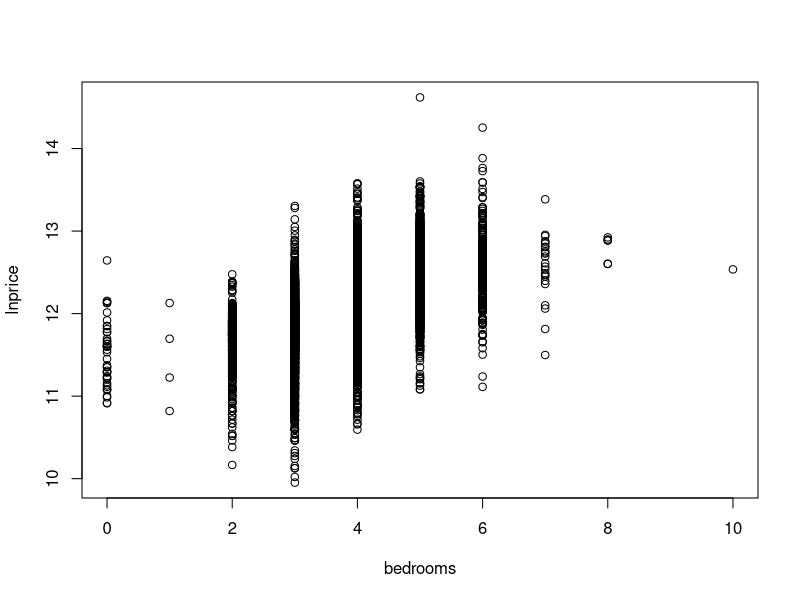
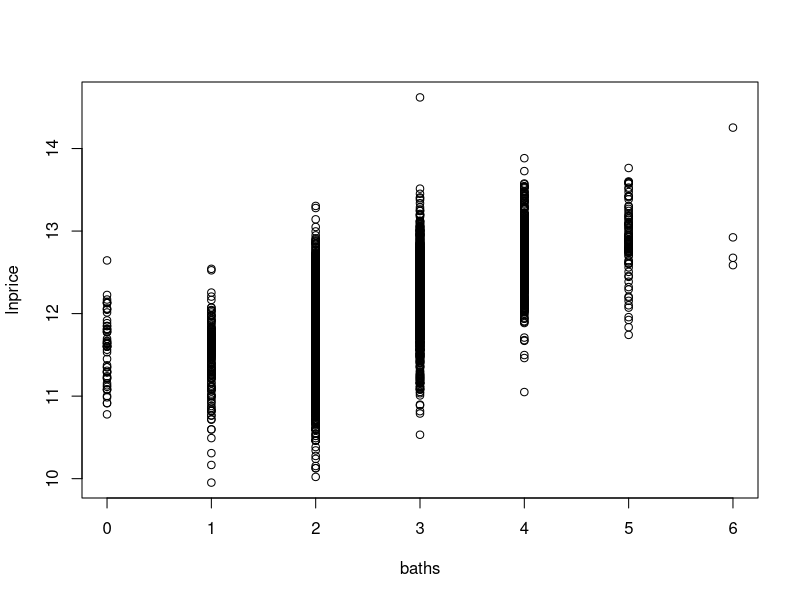
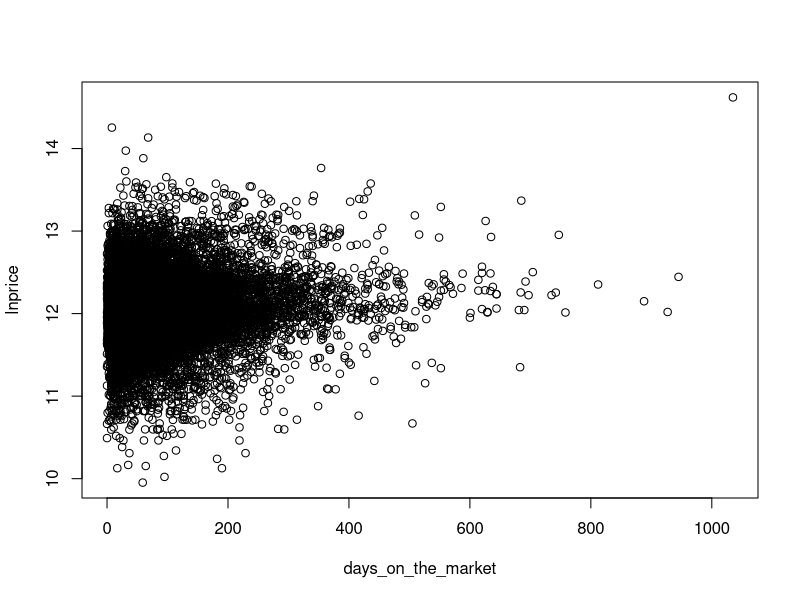
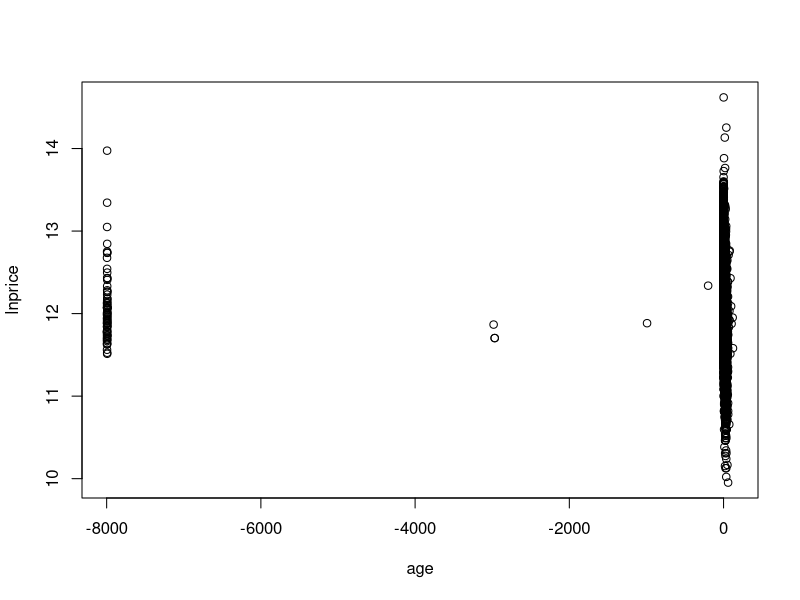
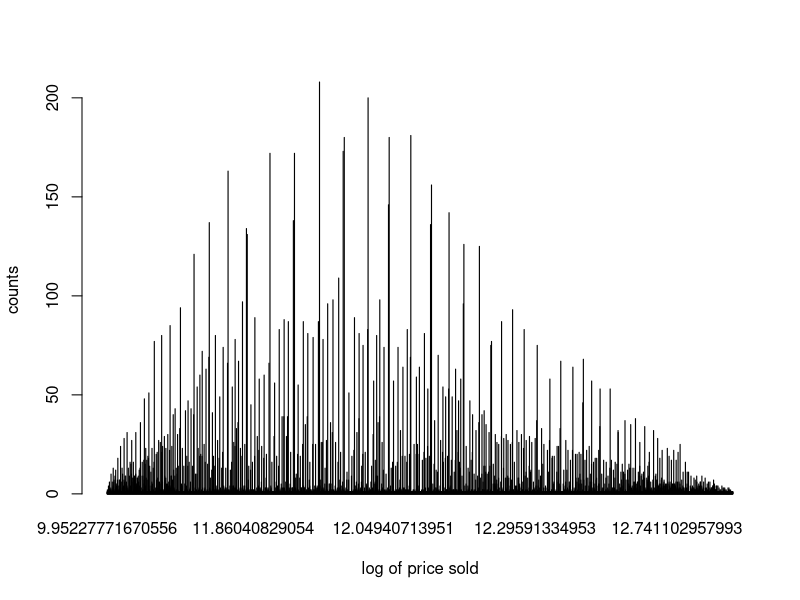

R code for these plots, in order:
# Preliminary steps 

# Be sure we have the neccesary packages installed/loaded

# install.packages(c("tidyverse", "plm","glmnet","gridExtra","tidyr"))
 
library(tidyverse)  #collection of R packages for data science 

library(plm)          #to run panel data regressions

library(glmnet)      #to run Lasso regressions (ML)

library(gridExtra)  #to put many graphs in one (subplots)

library(tidyr)      #get some extra tools like separate

# Set working environment to my git folder
#setwd("D:/data/real_estate/real_estate_model")


# Load data

MLS <- read.csv("data/data4project.csv", stringsAsFactors = FALSE,strip.white = TRUE,sep = ',') 
str(MLS)

# Check my data
head(MLS)
summary(MLS) #Descriptive


# Variable Distribution

table(MLS$type,MLS$bedrooms,exclude = NULL)  #Type of houses, bedrooms

table(MLS$type,MLS$fireplace,exclude=NULL)  #Type of houses, fireplaces

table(MLS$yearbuilt,exclude=NULL) #Built year

#let us check the distribution

MLS$lnprice <- log(MLS$price_sold)

MLS$age <- MLS$year-MLS$yearbuilt

##`stat_bin()` using `bins = 30`. Pick better value with `binwidth`.


# Some plots
plot(MLS$bedrooms,MLS$lnprice, xlab="bedrooms",ylab="lnprice")

plot(MLS$baths,MLS$lnprice,xlab="baths",ylab="lnprice")

plot(MLS$days_on_market,MLS$lnprice,xlab="days_on_the_market",ylab="lnprice")

plot(MLS$age,MLS$lnprice, xlab="age",ylab="lnprice")

#count
counts <- table(MLS$lnprice)
barplot(counts, ylab="counts", xlab="log of price sold")


#Need to do some cleaning...

#first, cleaning up the type:
unique(MLS$type)

MLS$type <- ifelse(MLS$type=="Res"   | MLS$type=="Resid", "Residential", MLS$type) 
MLS$type <- ifelse(MLS$type=="Multi" | MLS$type=="Mdw", "Multidweling", MLS$type) 
MLS$type <- ifelse(MLS$type=="Condo", "Built As Condomimum", MLS$type) 
MLS$type <- ifelse(MLS$type=="", "Other", MLS$type) 
unique(MLS$type)

#There are many different strings for pool and we only want a yes/no 
#type of variable

attach(MLS)
unique(MLS$pool)

MLS$pooldummy <- ifelse(pool!="None_"
                        & pool!="NONE_"
                        & pool!="No Swimming Pool"
                        & pool!="No Swimming Poo"
                        & pool!="None"
                        & pool!="Pool-No Swimming Poo"
                        & pool!="Above Ground,None"
                        & pool!="Ingrn,None_"
                        & pool!="INGRN,NONE_"
                        & pool!="ABOVE,NONE_"
                        & pool!="INGRN,NONE_"
                        , 1, NA)

# MLS$pooldummy

MLS$pooldummy <- ifelse(is.na(MLS$pooldummy)
                        , 0, ifelse(pool=="","",MLS$pooldummy))

# MLS$pooldummy

table(pool,MLS$pooldummy,exclude=NULL)

detach(MLS)


#now let us define basement

MLS$basement<-toupper(MLS$basement) 
MLS$basementdummy<-ifelse(grepl("FINSH",MLS$basement)
                          ,"Yes",ifelse(MLS$basement=="","","No")) 
table(MLS$basementdummy)


#now let us check the heater type
MLS$heattype<-toupper(MLS$heattype) 
unique(MLS$heattype)
MLS$centralheat<-ifelse(grepl("CNTRL",MLS$heat)
                        ,"Yes",ifelse(MLS$heattype=="","","No"))

table(MLS$centralheat)


cat("Unique MLS Styles \n")
unique(MLS$style)

MLStest <- MLS %>% separate(style, c("style"),extra='drop')
          #you could also try adding an specific separator like 'comma'
          # with adding the option sep=','

cat("\n New Unique MLS styles \n")
unique(MLStest$style)



attach(MLS)
MLS$style <- ifelse(style=="Tradt", "Traditional", style)
MLS$style <- ifelse(style=="Europ", "European", style)
MLS$style <- ifelse(style=="Colon", "Colonial", style)
MLS$style <- ifelse(style=="Cntmp", "Contemporary", style) 
MLS$style <- ifelse(style=="Cntry", "Country", style) 
MLS$style <- ifelse(style!="Traditional" & style!="European"
                    & style!="Colonial" & style!="Conte mporary" 
                    & style!="Country" & style!="Ranch", "Other"
                    , style)

detach(MLS)
unique(MLS$style)


MLS$school_dist <-ifelse(is.na(MLS$school_dist),100000
                         ,MLS$school_dist)


# Further cleaning based on weird and bias observations:
#   1. Houses with missing bedrooms/fireplace/baths 
#   2. Houses types with not many observations 
#   3. Houses that were built in an unknown/weird year 
#   4. Houses with missing zipcode 
#   5. Houses with missing info on heating/basement/pool

MLS<-MLS[(is.na(MLS$bedrooms)==FALSE 
          & is.na(MLS$fireplace)==FALSE 
          & is.na(MLS$baths)==FALSE),]

MLS<-MLS[MLS$type!="Deeded" 
         & MLS$type!="Conversion" 
         & MLS$type!="Quadraplex" 
         & MLS$type!="Duple x",] 

MLS<-MLS[MLS$yearbuilt<2009,]

MLS<-MLS[is.na(MLS$zipcode)==FALSE,] 

MLS<-MLS[MLS$pooldummy!="" 
         & MLS$basementdummy!=""& MLS$centralheat!="",]

# Convert some others to factor variables

MLS$pooldummy <- factor(MLS$pooldummy) 
MLS$basementdummy <- factor(MLS$basementdummy) 
MLS$centralheat <- factor(MLS$centralheat) 
MLS$type <- factor(MLS$type) 
MLS$style <- factor(MLS$style) 
MLS$school_dist <- factor(MLS$school_dist) 
MLS$year<- factor(MLS$year) 
MLS$zipcode <- factor(MLS$zipcode)

# Delete what we will not need in the analysis

MLS$yearbuilt<-NULL 
MLS$pool <- NULL 
MLS$sqft <- NULL 
MLS$heattype <- NULL 
MLS$basement <- NULL 
MLS$city <- NULL 
MLS$elemsch <- NULL 
